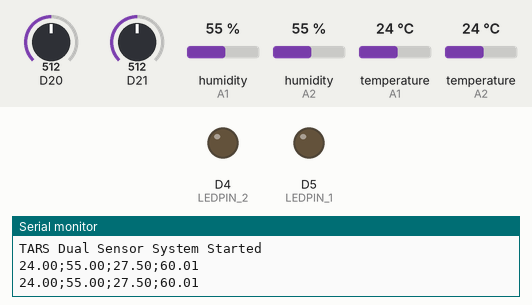
This sketch was run on a simulated Arduino Zero (SAMD21). Shown: output pins drawn as LEDs (lit = HIGH), the last lines printed to the serial monitor. The test bench sets the inputs (shaded band); at power-on: humidity (sensors on A1, A2) 55 %, D20 = 512, D21 = 512, temperature (sensors on A1, A2) 24 °C (analog values on the 0–1023 scale).

Above: at 1.8 s.
1.9 s: humidity (sensor on A1) set to 59 %
3.4 s: humidity (sensor on A1) set to 62 %
At 4.9 s:
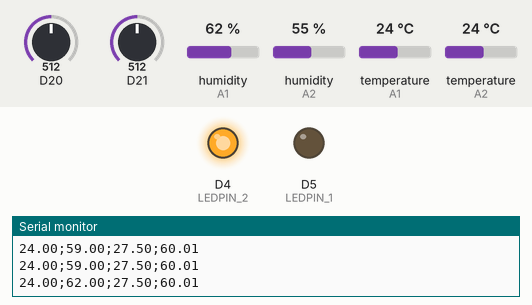
5.5 s: D20 set to 377
7.2 s: D20 set to 361
At 8.7 s:
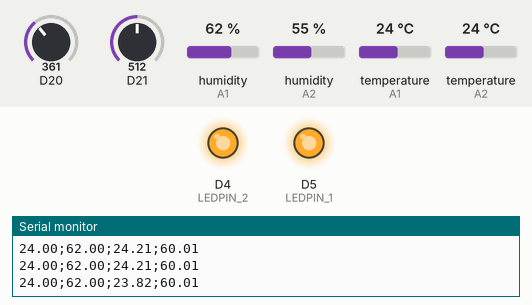
9.5 s: D21 set to 538
11.2 s: D21 set to 555
At 12.6 s:
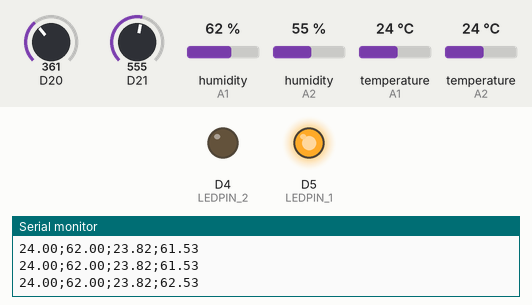
Timing chart, 0 to 14.2 s (numbered marks = the images above; inputs shaded):
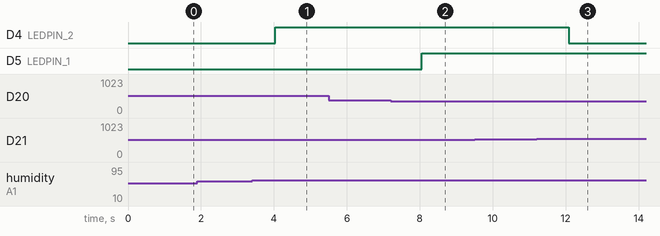

The sketch:

TARS.ino
```cpp
// LIBRARIES
#include <DHT.h>
#include <math.h>


// I/O AREAS
#define DHTPIN_1 15
#define DHTPIN_2 16

#define Potentiometer_1 6
#define Potentiometer_2 7

#define LEDPIN_1 5
#define LEDPIN_2 4

#define DHT_TYPE DHT22


// DECLARATION AREAS
DHT dht_1(DHTPIN_1, DHT_TYPE);
DHT dht_2(DHTPIN_2, DHT_TYPE);

// Sensor comparison tolerance
float temperature_tolerance;
float humidity_tolerance;


// Group sensor readings into one data structure
struct SensorData {
  float temperature;
  float humidity;
  bool valid;
};

// Individual sensor data
SensorData sensor_a;
SensorData sensor_b;


// FUNCTION AREAS
// Temperature reading
float tempRead(DHT &sensor) {
  float temperature = sensor.readTemperature();

  return temperature;
}

// Humidity reading
float humRead(DHT &sensor) {
  float humidity = sensor.readHumidity();

  return humidity;
}

// Validating logic
bool isValid(float temp, float hum) {
  if (isnan(temp) || isnan(hum)) {
    return false;
  }

  if (temp < -40 || temp > 80) {
    return false;
  }

  if (hum < 0 || hum > 100) {
    return false;
  }

  return true;
}

// Validation reading
void validRead(SensorData &sensor) {
  sensor.valid = isValid(
    sensor.temperature,
    sensor.humidity
  );
}

// Potentiometer reading
float potRead(int pin, float minValue, float maxValue) {
  int rawValue = analogRead(pin);

  float result = minValue + (rawValue / 4095.0) * (maxValue - minValue);

  return result;
}

// LED control
void LEDControl(
  float temperature, float humidity,
  bool sensorValid, float temperatureLimit,
  float humidityLimit) {

  if (!sensorValid) {
    digitalWrite(LEDPIN_1, LOW);
    digitalWrite(LEDPIN_2, LOW);
    return;
  }

  // Temperature LED
  if (temperature > temperatureLimit) {
      digitalWrite(LEDPIN_1, HIGH);
  } else {
    digitalWrite(LEDPIN_1, LOW);
  }

  // Humidity LED
  if (humidity > humidityLimit) {
    digitalWrite(LEDPIN_2, HIGH);
  } else {
    digitalWrite(LEDPIN_2, LOW);
  }
}

// Comparison logic
SensorData ComparisonSelection(
  const SensorData &sensor_a,
  const SensorData &sensor_b) {
  SensorData selected = {NAN, NAN, false};

  if (sensor_a.valid && sensor_b.valid) {
    float temperature_differences = fabsf(sensor_a.temperature - sensor_b.temperature);
    float humidity_differences = fabsf(sensor_a.humidity - sensor_b.humidity);

    if (temperature_differences <= temperature_tolerance &&
        humidity_differences <= humidity_tolerance) {
      selected.temperature = (sensor_a.temperature + sensor_b.temperature) / 2.0;
      selected.humidity = (sensor_a.humidity + sensor_b.humidity) / 2.0;
      selected.valid = true;
    } else {
      // Conflict: temporary priority to Sensor A
      selected = sensor_a;
    }
  } else if (sensor_a.valid) {
    selected = sensor_a;
  } else if (sensor_b.valid) {
    selected = sensor_b;
  }

  return selected;
}


// SETUP
void setup() {
  Serial.begin(115200);

  dht_1.begin();
  dht_2.begin();

  pinMode(Potentiometer_1, INPUT);
  pinMode(Potentiometer_2, INPUT);

  pinMode(LEDPIN_1, OUTPUT);
  pinMode(LEDPIN_2, OUTPUT);

  analogReadResolution(12);

  Serial.println("TARS Dual Sensor System Started");
}


// MAIN LOOP

void loop() {
  // SENSOR READING
  sensor_a.temperature = tempRead(dht_1);
  sensor_a.humidity = humRead(dht_1);

  sensor_b.temperature = tempRead(dht_2);
  sensor_b.humidity = humRead(dht_2);

  // SENSOR VALIDATION
  validRead(sensor_a);
  validRead(sensor_b);

  // POTENTIOMETER READING
  float temperatureLimit = potRead(Potentiometer_1, 15.0, 40.0);

  float humidityLimit = potRead(Potentiometer_2, 30.0, 90.0);

  // SENSOR COMPARISON
  SensorData finalData = ComparisonSelection(
    sensor_a,
    sensor_b
  );

  // LED CONTROL
  LEDControl(
    finalData.temperature,
    finalData.humidity,
    finalData.valid,
    temperatureLimit,
    humidityLimit
  );

  // SERIAL OUTPUT
  if (finalData.valid) {
    Serial.print(finalData.temperature);
    Serial.print(";");
    Serial.print(finalData.humidity);
    Serial.print(";");
    Serial.print(temperatureLimit);
    Serial.print(";");
    Serial.println(humidityLimit);
  } else {
    Serial.println("SENSOR FAILURE");
  }

  delay(1000);
}
```

Measured:
- the behaviour switches between 60 and 61 % on humidity (sensor on A1) (found by bisection; images 0 and 1)
- the behaviour switches between 369 and 368 on D20 (found by bisection; images 1 and 2)
- the behaviour switches between 545 and 546 on D21 (found by bisection; images 2 and 3)
- after the input at 3.4 s, D4 (LEDPIN_2): LOW → HIGH after 0.63 s
- after the input at 7.2 s, D5 (LEDPIN_1): LOW → HIGH after 0.86 s
- after the input at 11.2 s, D4 (LEDPIN_2): HIGH → LOW after 0.88 s
